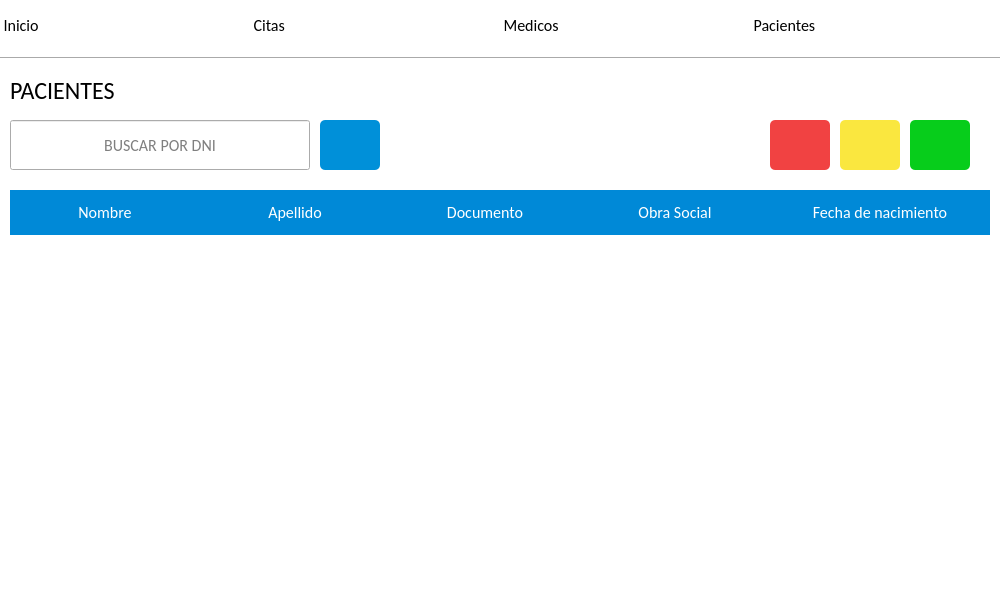
<?xml version="1.0" encoding="UTF-8"?>
<ui version="4.0">
 <class>Principal</class>
 <widget class="QMainWindow" name="Principal">
  <property name="geometry">
   <rect>
    <x>0</x>
    <y>0</y>
    <width>1000</width>
    <height>600</height>
   </rect>
  </property>
  <property name="minimumSize">
   <size>
    <width>1000</width>
    <height>600</height>
   </size>
  </property>
  <property name="maximumSize">
   <size>
    <width>1000</width>
    <height>600</height>
   </size>
  </property>
  <property name="tabletTracking">
   <bool>false</bool>
  </property>
  <property name="windowTitle">
   <string>Clinica Jhonson</string>
  </property>
  <property name="windowIcon">
   <iconset>
    <normaloff>icons/iconPrincipal.png</normaloff>icons/iconPrincipal.png</iconset>
  </property>
  <widget class="QWidget" name="centralwidget">
   <widget class="QFrame" name="frmSidebar">
    <property name="geometry">
     <rect>
      <x>0</x>
      <y>0</y>
      <width>1000</width>
      <height>60</height>
     </rect>
    </property>
    <property name="styleSheet">
     <string notr="true">QFrame{
background: #FFF;
}</string>
    </property>
    <property name="frameShape">
     <enum>QFrame::StyledPanel</enum>
    </property>
    <property name="frameShadow">
     <enum>QFrame::Raised</enum>
    </property>
    <widget class="QPushButton" name="btnCita">
     <property name="geometry">
      <rect>
       <x>250</x>
       <y>0</y>
       <width>250</width>
       <height>50</height>
      </rect>
     </property>
     <property name="font">
      <font>
       <family>Calibri</family>
       <pointsize>12</pointsize>
      </font>
     </property>
     <property name="styleSheet">
      <string notr="true">QPushButton{
background: #FFF;
border: none;
text-align: left;
color: #000
}
QPushButton:hover{
background: #0089D7;
color: #FFF
}</string>
     </property>
     <property name="text">
      <string> Citas</string>
     </property>
     <property name="icon">
      <iconset>
       <normaloff>icons/iconCitas.png</normaloff>icons/iconCitas.png</iconset>
     </property>
     <property name="iconSize">
      <size>
       <width>50</width>
       <height>50</height>
      </size>
     </property>
     <property name="checkable">
      <bool>false</bool>
     </property>
    </widget>
    <widget class="QPushButton" name="btnMedico">
     <property name="enabled">
      <bool>true</bool>
     </property>
     <property name="geometry">
      <rect>
       <x>500</x>
       <y>0</y>
       <width>250</width>
       <height>50</height>
      </rect>
     </property>
     <property name="font">
      <font>
       <family>Calibri</family>
       <pointsize>12</pointsize>
      </font>
     </property>
     <property name="layoutDirection">
      <enum>Qt::LeftToRight</enum>
     </property>
     <property name="autoFillBackground">
      <bool>false</bool>
     </property>
     <property name="styleSheet">
      <string notr="true">QPushButton{
background: #FFF;
border: none;
text-align: left;
color: #000
}
QPushButton:hover{
background: #0089D7;
color: #FFF
}</string>
     </property>
     <property name="text">
      <string> Medicos</string>
     </property>
     <property name="icon">
      <iconset>
       <normaloff>icons/iconDoctor.png</normaloff>icons/iconDoctor.png</iconset>
     </property>
     <property name="iconSize">
      <size>
       <width>50</width>
       <height>50</height>
      </size>
     </property>
     <property name="checkable">
      <bool>false</bool>
     </property>
     <property name="autoRepeat">
      <bool>false</bool>
     </property>
     <property name="autoExclusive">
      <bool>false</bool>
     </property>
     <property name="autoDefault">
      <bool>false</bool>
     </property>
     <property name="flat">
      <bool>false</bool>
     </property>
    </widget>
    <widget class="QPushButton" name="btnPaciente">
     <property name="geometry">
      <rect>
       <x>750</x>
       <y>0</y>
       <width>250</width>
       <height>50</height>
      </rect>
     </property>
     <property name="font">
      <font>
       <family>Calibri</family>
       <pointsize>12</pointsize>
      </font>
     </property>
     <property name="styleSheet">
      <string notr="true">QPushButton{
background: #FFF;
border: none;
text-align: left;
color: #000
}
QPushButton:hover{
background: #0089D7;
color: #FFF
}</string>
     </property>
     <property name="text">
      <string> Pacientes</string>
     </property>
     <property name="icon">
      <iconset>
       <normaloff>icons/iconPaciente.png</normaloff>icons/iconPaciente.png</iconset>
     </property>
     <property name="iconSize">
      <size>
       <width>50</width>
       <height>50</height>
      </size>
     </property>
    </widget>
    <widget class="QPushButton" name="btnInicio">
     <property name="geometry">
      <rect>
       <x>0</x>
       <y>0</y>
       <width>250</width>
       <height>50</height>
      </rect>
     </property>
     <property name="font">
      <font>
       <family>Calibri</family>
       <pointsize>12</pointsize>
      </font>
     </property>
     <property name="styleSheet">
      <string notr="true">QPushButton{
background: #FFF;
border: none;
text-align: left;
color: #000;
}
QPushButton:hover{
background: #0089D7;
color: #FFF
}</string>
     </property>
     <property name="text">
      <string> Inicio</string>
     </property>
     <property name="icon">
      <iconset>
       <normaloff>icons/iconInicio.png</normaloff>icons/iconInicio.png</iconset>
     </property>
     <property name="iconSize">
      <size>
       <width>50</width>
       <height>50</height>
      </size>
     </property>
    </widget>
    <widget class="Line" name="lineSeparador">
     <property name="geometry">
      <rect>
       <x>0</x>
       <y>50</y>
       <width>1000</width>
       <height>16</height>
      </rect>
     </property>
     <property name="orientation">
      <enum>Qt::Horizontal</enum>
     </property>
    </widget>
   </widget>
   <widget class="QFrame" name="frmBody">
    <property name="geometry">
     <rect>
      <x>0</x>
      <y>60</y>
      <width>1000</width>
      <height>590</height>
     </rect>
    </property>
    <property name="styleSheet">
     <string notr="true">QFrame{
background: #FFF;
}</string>
    </property>
    <property name="frameShape">
     <enum>QFrame::StyledPanel</enum>
    </property>
    <property name="frameShadow">
     <enum>QFrame::Raised</enum>
    </property>
    <widget class="QStackedWidget" name="stkPages">
     <property name="geometry">
      <rect>
       <x>0</x>
       <y>-20</y>
       <width>1000</width>
       <height>620</height>
      </rect>
     </property>
     <property name="font">
      <font>
       <family>Calibri</family>
       <pointsize>12</pointsize>
      </font>
     </property>
     <property name="styleSheet">
      <string notr="true">QStackedWidget{
background: #FFF;
border: none;
border-radius: 5px;
color: #000
}</string>
     </property>
     <property name="frameShape">
      <enum>QFrame::NoFrame</enum>
     </property>
     <property name="frameShadow">
      <enum>QFrame::Plain</enum>
     </property>
     <property name="lineWidth">
      <number>1</number>
     </property>
     <property name="currentIndex">
      <number>3</number>
     </property>
     <widget class="QWidget" name="inicioPage">
      <widget class="QLabel" name="imgInicio">
       <property name="geometry">
        <rect>
         <x>0</x>
         <y>20</y>
         <width>1000</width>
         <height>600</height>
        </rect>
       </property>
       <property name="text">
        <string/>
       </property>
       <property name="pixmap">
        <pixmap>Logo/logo.PNG</pixmap>
       </property>
       <property name="alignment">
        <set>Qt::AlignCenter</set>
       </property>
      </widget>
     </widget>
     <widget class="QWidget" name="medicoPage">
      <widget class="QPushButton" name="btnAgregarMedico">
       <property name="geometry">
        <rect>
         <x>910</x>
         <y>80</y>
         <width>60</width>
         <height>50</height>
        </rect>
       </property>
       <property name="font">
        <font>
         <family>Calibri</family>
         <pointsize>10</pointsize>
        </font>
       </property>
       <property name="cursor">
        <cursorShape>PointingHandCursor</cursorShape>
       </property>
       <property name="styleSheet">
        <string notr="true">QPushButton{
background: #07CD1B;
border:none;
border-radius: 5px;
}
QPushButton:hover{
background: #21D233;
color: #000
}
</string>
       </property>
       <property name="text">
        <string/>
       </property>
       <property name="icon">
        <iconset>
         <normaloff>icons/iconAñadir.png</normaloff>icons/iconAñadir.png</iconset>
       </property>
       <property name="iconSize">
        <size>
         <width>30</width>
         <height>30</height>
        </size>
       </property>
      </widget>
      <widget class="QPushButton" name="btnEliminarMedico">
       <property name="geometry">
        <rect>
         <x>770</x>
         <y>80</y>
         <width>60</width>
         <height>50</height>
        </rect>
       </property>
       <property name="font">
        <font>
         <family>Calibri</family>
         <pointsize>10</pointsize>
        </font>
       </property>
       <property name="cursor">
        <cursorShape>PointingHandCursor</cursorShape>
       </property>
       <property name="styleSheet">
        <string notr="true">QPushButton{
background: #F14242;
border:none;
border-radius: 5px;
}
QPushButton:hover{
background: #ED4D4D;
color: #000
}
</string>
       </property>
       <property name="text">
        <string/>
       </property>
       <property name="icon">
        <iconset>
         <normaloff>icons/iconEliminar.png</normaloff>icons/iconEliminar.png</iconset>
       </property>
       <property name="iconSize">
        <size>
         <width>30</width>
         <height>30</height>
        </size>
       </property>
      </widget>
      <widget class="QPushButton" name="btnEditarMedico">
       <property name="geometry">
        <rect>
         <x>840</x>
         <y>80</y>
         <width>60</width>
         <height>50</height>
        </rect>
       </property>
       <property name="font">
        <font>
         <family>Calibri</family>
         <pointsize>10</pointsize>
        </font>
       </property>
       <property name="cursor">
        <cursorShape>PointingHandCursor</cursorShape>
       </property>
       <property name="styleSheet">
        <string notr="true">QPushButton{
background: #FAE73F;
border:none;
border-radius: 5px;
}
QPushButton:hover{
background: #FDEB4C;
color: #000
}
</string>
       </property>
       <property name="text">
        <string/>
       </property>
       <property name="icon">
        <iconset>
         <normaloff>icons/iconEditar.png</normaloff>icons/iconEditar.png</iconset>
       </property>
       <property name="iconSize">
        <size>
         <width>30</width>
         <height>30</height>
        </size>
       </property>
      </widget>
      <widget class="QPushButton" name="btnBuscarMedico">
       <property name="geometry">
        <rect>
         <x>320</x>
         <y>80</y>
         <width>60</width>
         <height>50</height>
        </rect>
       </property>
       <property name="font">
        <font>
         <family>Calibri</family>
         <pointsize>10</pointsize>
        </font>
       </property>
       <property name="cursor">
        <cursorShape>PointingHandCursor</cursorShape>
       </property>
       <property name="styleSheet">
        <string notr="true">QPushButton{
background: #0090D9;
border:none;
border-radius: 5px;
}
QPushButton:hover{
background: #0089D7;
color: #000
}
</string>
       </property>
       <property name="text">
        <string/>
       </property>
       <property name="icon">
        <iconset>
         <normaloff>icons/iconBuscar.png</normaloff>icons/iconBuscar.png</iconset>
       </property>
       <property name="iconSize">
        <size>
         <width>20</width>
         <height>20</height>
        </size>
       </property>
      </widget>
      <widget class="QTableWidget" name="tblMedico">
       <property name="geometry">
        <rect>
         <x>10</x>
         <y>150</y>
         <width>980</width>
         <height>400</height>
        </rect>
       </property>
       <property name="font">
        <font>
         <family>Calibri</family>
         <pointsize>14</pointsize>
        </font>
       </property>
       <property name="autoFillBackground">
        <bool>false</bool>
       </property>
       <property name="styleSheet">
        <string notr="true">QTableWidget{
color: #000;
border: none;
}
QHeaderView::section{
background: #0089D7;
border: none;
padding: 10px;
color: #fff;
}
</string>
       </property>
       <property name="frameShape">
        <enum>QFrame::NoFrame</enum>
       </property>
       <property name="editTriggers">
        <set>QAbstractItemView::NoEditTriggers</set>
       </property>
       <property name="tabKeyNavigation">
        <bool>false</bool>
       </property>
       <property name="showDropIndicator" stdset="0">
        <bool>false</bool>
       </property>
       <property name="dragEnabled">
        <bool>false</bool>
       </property>
       <property name="dragDropOverwriteMode">
        <bool>false</bool>
       </property>
       <property name="alternatingRowColors">
        <bool>true</bool>
       </property>
       <property name="selectionMode">
        <enum>QAbstractItemView::ExtendedSelection</enum>
       </property>
       <property name="selectionBehavior">
        <enum>QAbstractItemView::SelectRows</enum>
       </property>
       <property name="showGrid">
        <bool>true</bool>
       </property>
       <property name="gridStyle">
        <enum>Qt::SolidLine</enum>
       </property>
       <property name="sortingEnabled">
        <bool>false</bool>
       </property>
       <property name="wordWrap">
        <bool>true</bool>
       </property>
       <property name="cornerButtonEnabled">
        <bool>false</bool>
       </property>
       <property name="rowCount">
        <number>0</number>
       </property>
       <attribute name="horizontalHeaderVisible">
        <bool>false</bool>
       </attribute>
       <attribute name="horizontalHeaderCascadingSectionResizes">
        <bool>false</bool>
       </attribute>
       <attribute name="horizontalHeaderMinimumSectionSize">
        <number>40</number>
       </attribute>
       <attribute name="horizontalHeaderDefaultSectionSize">
        <number>190</number>
       </attribute>
       <attribute name="horizontalHeaderHighlightSections">
        <bool>false</bool>
       </attribute>
       <attribute name="horizontalHeaderShowSortIndicator" stdset="0">
        <bool>false</bool>
       </attribute>
       <attribute name="horizontalHeaderStretchLastSection">
        <bool>true</bool>
       </attribute>
       <attribute name="verticalHeaderVisible">
        <bool>false</bool>
       </attribute>
       <attribute name="verticalHeaderHighlightSections">
        <bool>true</bool>
       </attribute>
       <attribute name="verticalHeaderShowSortIndicator" stdset="0">
        <bool>false</bool>
       </attribute>
       <attribute name="verticalHeaderStretchLastSection">
        <bool>false</bool>
       </attribute>
       <column>
        <property name="text">
         <string>Nombre</string>
        </property>
        <property name="font">
         <font>
          <family>Calibri</family>
          <pointsize>12</pointsize>
         </font>
        </property>
        <property name="textAlignment">
         <set>AlignCenter</set>
        </property>
       </column>
       <column>
        <property name="text">
         <string>Apellido</string>
        </property>
        <property name="font">
         <font>
          <family>Calibri</family>
          <pointsize>12</pointsize>
         </font>
        </property>
        <property name="textAlignment">
         <set>AlignCenter</set>
        </property>
       </column>
       <column>
        <property name="text">
         <string>Documento</string>
        </property>
        <property name="font">
         <font>
          <family>Calibri</family>
          <pointsize>12</pointsize>
         </font>
        </property>
        <property name="textAlignment">
         <set>AlignCenter</set>
        </property>
       </column>
       <column>
        <property name="text">
         <string>Especialidad</string>
        </property>
        <property name="font">
         <font>
          <family>Calibri</family>
          <pointsize>12</pointsize>
         </font>
        </property>
        <property name="textAlignment">
         <set>AlignCenter</set>
        </property>
       </column>
       <column>
        <property name="text">
         <string>Fecha de nacimiento</string>
        </property>
        <property name="font">
         <font>
          <family>Calibri</family>
          <pointsize>12</pointsize>
         </font>
        </property>
        <property name="textAlignment">
         <set>AlignCenter</set>
        </property>
       </column>
      </widget>
      <widget class="QPushButton" name="btnAgendaMedico">
       <property name="geometry">
        <rect>
         <x>700</x>
         <y>80</y>
         <width>60</width>
         <height>50</height>
        </rect>
       </property>
       <property name="font">
        <font>
         <family>Calibri</family>
         <pointsize>10</pointsize>
        </font>
       </property>
       <property name="cursor">
        <cursorShape>PointingHandCursor</cursorShape>
       </property>
       <property name="styleSheet">
        <string notr="true">QPushButton{
background: #0090D9;
border:none;
border-radius: 5px;
}
QPushButton:hover{
background: #0089D7;
color: #000
}
</string>
       </property>
       <property name="text">
        <string/>
       </property>
       <property name="icon">
        <iconset>
         <normaloff>icons/iconAgenda.png</normaloff>icons/iconAgenda.png</iconset>
       </property>
       <property name="iconSize">
        <size>
         <width>30</width>
         <height>30</height>
        </size>
       </property>
      </widget>
      <widget class="QComboBox" name="cmbMedico">
       <property name="geometry">
        <rect>
         <x>10</x>
         <y>80</y>
         <width>300</width>
         <height>50</height>
        </rect>
       </property>
       <property name="font">
        <font>
         <family>Calibri</family>
         <pointsize>12</pointsize>
        </font>
       </property>
       <property name="whatsThis">
        <string/>
       </property>
       <property name="styleSheet">
        <string notr="true"/>
       </property>
       <property name="editable">
        <bool>false</bool>
       </property>
       <property name="insertPolicy">
        <enum>QComboBox::InsertAlphabetically</enum>
       </property>
       <property name="iconSize">
        <size>
         <width>16</width>
         <height>16</height>
        </size>
       </property>
       <property name="placeholderText">
        <string/>
       </property>
       <property name="duplicatesEnabled">
        <bool>false</bool>
       </property>
       <property name="frame">
        <bool>true</bool>
       </property>
      </widget>
      <widget class="QLabel" name="lblTituloMedico">
       <property name="geometry">
        <rect>
         <x>10</x>
         <y>30</y>
         <width>371</width>
         <height>41</height>
        </rect>
       </property>
       <property name="font">
        <font>
         <family>Calibri</family>
         <pointsize>18</pointsize>
        </font>
       </property>
       <property name="styleSheet">
        <string notr="true">QLabel{
background: transparent
}</string>
       </property>
       <property name="text">
        <string>MEDICOS</string>
       </property>
      </widget>
     </widget>
     <widget class="QWidget" name="citaPage"/>
     <widget class="QWidget" name="pacientePage">
      <property name="font">
       <font>
        <family>Calibri</family>
        <pointsize>12</pointsize>
       </font>
      </property>
      <widget class="QLineEdit" name="txtBuscarPaciente">
       <property name="geometry">
        <rect>
         <x>10</x>
         <y>80</y>
         <width>300</width>
         <height>50</height>
        </rect>
       </property>
       <property name="font">
        <font>
         <family>Calibri</family>
         <pointsize>12</pointsize>
        </font>
       </property>
       <property name="styleSheet">
        <string notr="true"/>
       </property>
       <property name="maxLength">
        <number>8</number>
       </property>
       <property name="alignment">
        <set>Qt::AlignCenter</set>
       </property>
       <property name="placeholderText">
        <string>BUSCAR POR DNI</string>
       </property>
       <property name="clearButtonEnabled">
        <bool>true</bool>
       </property>
      </widget>
      <widget class="QTableWidget" name="tblPaciente">
       <property name="geometry">
        <rect>
         <x>10</x>
         <y>150</y>
         <width>980</width>
         <height>400</height>
        </rect>
       </property>
       <property name="font">
        <font>
         <family>Calibri</family>
         <pointsize>12</pointsize>
        </font>
       </property>
       <property name="autoFillBackground">
        <bool>false</bool>
       </property>
       <property name="styleSheet">
        <string notr="true">QTableWidget{
color: #000;
border: none;
}
QHeaderView::section{
background: #0089D7;
border: none;
padding: 10px;
color: #fff;
}
</string>
       </property>
       <property name="frameShape">
        <enum>QFrame::NoFrame</enum>
       </property>
       <property name="editTriggers">
        <set>QAbstractItemView::NoEditTriggers</set>
       </property>
       <property name="tabKeyNavigation">
        <bool>false</bool>
       </property>
       <property name="showDropIndicator" stdset="0">
        <bool>false</bool>
       </property>
       <property name="dragEnabled">
        <bool>false</bool>
       </property>
       <property name="dragDropOverwriteMode">
        <bool>false</bool>
       </property>
       <property name="alternatingRowColors">
        <bool>true</bool>
       </property>
       <property name="selectionMode">
        <enum>QAbstractItemView::ExtendedSelection</enum>
       </property>
       <property name="selectionBehavior">
        <enum>QAbstractItemView::SelectRows</enum>
       </property>
       <property name="showGrid">
        <bool>true</bool>
       </property>
       <property name="gridStyle">
        <enum>Qt::SolidLine</enum>
       </property>
       <property name="sortingEnabled">
        <bool>false</bool>
       </property>
       <property name="wordWrap">
        <bool>true</bool>
       </property>
       <property name="cornerButtonEnabled">
        <bool>false</bool>
       </property>
       <property name="rowCount">
        <number>0</number>
       </property>
       <attribute name="horizontalHeaderVisible">
        <bool>true</bool>
       </attribute>
       <attribute name="horizontalHeaderCascadingSectionResizes">
        <bool>false</bool>
       </attribute>
       <attribute name="horizontalHeaderMinimumSectionSize">
        <number>40</number>
       </attribute>
       <attribute name="horizontalHeaderDefaultSectionSize">
        <number>190</number>
       </attribute>
       <attribute name="horizontalHeaderHighlightSections">
        <bool>false</bool>
       </attribute>
       <attribute name="horizontalHeaderShowSortIndicator" stdset="0">
        <bool>false</bool>
       </attribute>
       <attribute name="horizontalHeaderStretchLastSection">
        <bool>true</bool>
       </attribute>
       <attribute name="verticalHeaderVisible">
        <bool>false</bool>
       </attribute>
       <attribute name="verticalHeaderCascadingSectionResizes">
        <bool>false</bool>
       </attribute>
       <attribute name="verticalHeaderHighlightSections">
        <bool>true</bool>
       </attribute>
       <attribute name="verticalHeaderShowSortIndicator" stdset="0">
        <bool>false</bool>
       </attribute>
       <attribute name="verticalHeaderStretchLastSection">
        <bool>false</bool>
       </attribute>
       <column>
        <property name="text">
         <string>Nombre</string>
        </property>
        <property name="font">
         <font>
          <family>Calibri</family>
          <pointsize>12</pointsize>
         </font>
        </property>
        <property name="textAlignment">
         <set>AlignCenter</set>
        </property>
       </column>
       <column>
        <property name="text">
         <string>Apellido</string>
        </property>
        <property name="font">
         <font>
          <family>Calibri</family>
          <pointsize>12</pointsize>
         </font>
        </property>
        <property name="textAlignment">
         <set>AlignCenter</set>
        </property>
       </column>
       <column>
        <property name="text">
         <string>Documento</string>
        </property>
        <property name="font">
         <font>
          <family>Calibri</family>
          <pointsize>12</pointsize>
         </font>
        </property>
        <property name="textAlignment">
         <set>AlignCenter</set>
        </property>
       </column>
       <column>
        <property name="text">
         <string>Obra Social</string>
        </property>
        <property name="font">
         <font>
          <family>Calibri</family>
          <pointsize>12</pointsize>
         </font>
        </property>
        <property name="textAlignment">
         <set>AlignCenter</set>
        </property>
       </column>
       <column>
        <property name="text">
         <string>Fecha de nacimiento</string>
        </property>
        <property name="font">
         <font>
          <family>Calibri</family>
          <pointsize>12</pointsize>
         </font>
        </property>
        <property name="textAlignment">
         <set>AlignCenter</set>
        </property>
       </column>
      </widget>
      <widget class="QPushButton" name="btnBuscarPaciente">
       <property name="geometry">
        <rect>
         <x>320</x>
         <y>80</y>
         <width>60</width>
         <height>50</height>
        </rect>
       </property>
       <property name="font">
        <font>
         <family>Calibri</family>
         <pointsize>10</pointsize>
        </font>
       </property>
       <property name="cursor">
        <cursorShape>PointingHandCursor</cursorShape>
       </property>
       <property name="styleSheet">
        <string notr="true">QPushButton{
background: #0090D9;
border:none;
border-radius: 5px;
}
QPushButton:hover{
background: #0089D7;
color: #000
}
</string>
       </property>
       <property name="text">
        <string/>
       </property>
       <property name="icon">
        <iconset>
         <normaloff>icons/iconBuscar.png</normaloff>icons/iconBuscar.png</iconset>
       </property>
       <property name="iconSize">
        <size>
         <width>20</width>
         <height>20</height>
        </size>
       </property>
      </widget>
      <widget class="QPushButton" name="btnEliminarPaciente">
       <property name="geometry">
        <rect>
         <x>770</x>
         <y>80</y>
         <width>60</width>
         <height>50</height>
        </rect>
       </property>
       <property name="font">
        <font>
         <family>Calibri</family>
         <pointsize>10</pointsize>
        </font>
       </property>
       <property name="cursor">
        <cursorShape>PointingHandCursor</cursorShape>
       </property>
       <property name="styleSheet">
        <string notr="true">QPushButton{
background: #F14242;
border:none;
border-radius: 5px;
}
QPushButton:hover{
background: #ED4D4D;
color: #000
}
</string>
       </property>
       <property name="text">
        <string/>
       </property>
       <property name="icon">
        <iconset>
         <normaloff>icons/iconEliminar.png</normaloff>icons/iconEliminar.png</iconset>
       </property>
       <property name="iconSize">
        <size>
         <width>30</width>
         <height>30</height>
        </size>
       </property>
      </widget>
      <widget class="QPushButton" name="btnEditarPaciente">
       <property name="geometry">
        <rect>
         <x>840</x>
         <y>80</y>
         <width>60</width>
         <height>50</height>
        </rect>
       </property>
       <property name="font">
        <font>
         <family>Calibri</family>
         <pointsize>10</pointsize>
        </font>
       </property>
       <property name="cursor">
        <cursorShape>PointingHandCursor</cursorShape>
       </property>
       <property name="styleSheet">
        <string notr="true">QPushButton{
background: #FAE73F;
border:none;
border-radius: 5px;
}
QPushButton:hover{
background: #FDEB4C;
color: #000
}
</string>
       </property>
       <property name="text">
        <string/>
       </property>
       <property name="icon">
        <iconset>
         <normaloff>icons/iconEditar.png</normaloff>icons/iconEditar.png</iconset>
       </property>
       <property name="iconSize">
        <size>
         <width>30</width>
         <height>30</height>
        </size>
       </property>
      </widget>
      <widget class="QPushButton" name="btnAgregarPaciente">
       <property name="geometry">
        <rect>
         <x>910</x>
         <y>80</y>
         <width>60</width>
         <height>50</height>
        </rect>
       </property>
       <property name="font">
        <font>
         <family>Calibri</family>
         <pointsize>10</pointsize>
        </font>
       </property>
       <property name="cursor">
        <cursorShape>PointingHandCursor</cursorShape>
       </property>
       <property name="styleSheet">
        <string notr="true">QPushButton{
background: #07CD1B;
border:none;
border-radius: 5px;
}
QPushButton:hover{
background: #21D233;
color: #000
}
</string>
       </property>
       <property name="text">
        <string/>
       </property>
       <property name="icon">
        <iconset>
         <normaloff>icons/iconAñadir.png</normaloff>icons/iconAñadir.png</iconset>
       </property>
       <property name="iconSize">
        <size>
         <width>30</width>
         <height>30</height>
        </size>
       </property>
      </widget>
      <widget class="QLabel" name="lblTituloPaciente">
       <property name="geometry">
        <rect>
         <x>10</x>
         <y>30</y>
         <width>371</width>
         <height>41</height>
        </rect>
       </property>
       <property name="font">
        <font>
         <family>Calibri</family>
         <pointsize>18</pointsize>
        </font>
       </property>
       <property name="styleSheet">
        <string notr="true">QLabel{
background: transparent
}</string>
       </property>
       <property name="text">
        <string>PACIENTES</string>
       </property>
      </widget>
     </widget>
    </widget>
   </widget>
  </widget>
 </widget>
 <resources/>
 <connections/>
</ui>
